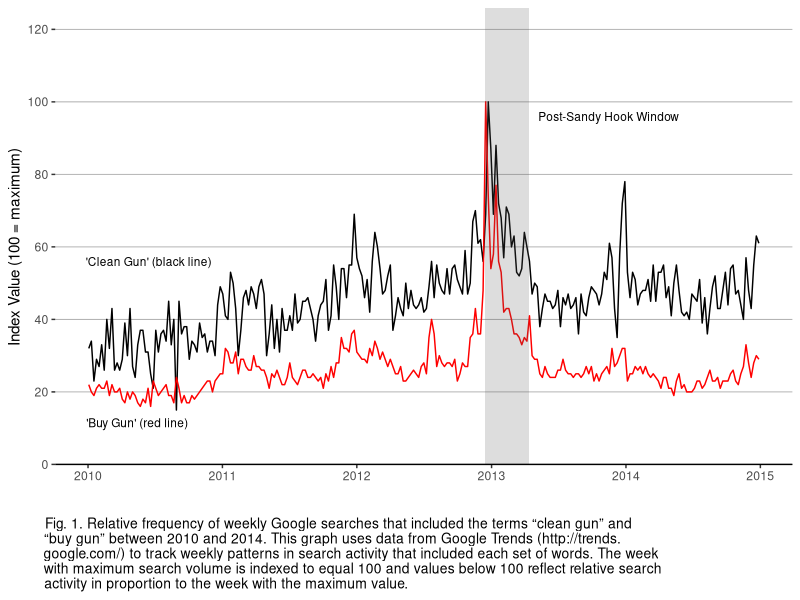

Here is the R script that generated this plot:
## ---- chunk 1
knitr::opts_chunk$set(echo = FALSE, warning = FALSE)

library(haven)
library(ggplot2)
library(dplyr)
library(readxl)
library(tidyverse)
## ---- chunk 2

# Setting message = FALSE because it is telling us about renaming the columns when we first load in the data, but we are going to be changing these names anyways.
# Setting warning = FALSE because a warning appears about the date format.
# Reading in the excel sheet.

google <- read_xlsx("dataverse_files/Google Trends data for Figure 1.xlsx", 
    col_types = c("date", "numeric", "numeric"))

# Removing two rows that are either empty or are just describing the data set.

google <- google[-c(1, 2),]

# Chnaging the column titles to the first row's information.

colnames(google) = google[1, ]
google = google[-1, ]

colnames(google)[1:3] <- c("week", "clean_gun", "buy_gun")

google$week <- as.Date(google$week , format = "%Y-%m-%d")
## ---- chunk 3
shift_axis <- function(p, y=0){
  g <- ggplotGrob(p)
  dummy <- data.frame(y=y)
  ax <- g[["grobs"]][g$layout$name == "axis-b"][[1]]
  p + annotation_custom(grid::grobTree(ax, vp = grid::viewport(y=1, height=sum(ax$height))), 
                        ymax=y, ymin=y) +
    geom_hline(aes(yintercept=y), data = dummy) +
    theme(axis.text.x = element_blank(), 
          axis.ticks.x=element_blank())

}
## ---- chunk 4
rects <- data.frame(xstart = as.POSIXct('2012-12-14'), xend = as.POSIXct('2013-04-14'))
## ---- chunk 5
plot <- google %>%
  ggplot(aes(x = week)) +
  geom_line(aes(y = clean_gun), color = "black") +
  geom_line(aes(y = buy_gun), color = "red") +
  annotate("rect", xmin = as.Date('2012-12-14'), xmax = as.Date('2013-04-14'), ymin = 0, ymax = Inf, alpha = 0.2) +
  scale_x_date(date_breaks = "1 year", date_minor_breaks = "1 month", date_labels = "%Y") +
  scale_y_continuous(breaks = c(0, 20, 40, 60, 80, 100, 120), limits = c(0, 120)) +
  labs(x = "", 
       y = "Index Value (100 = maximum)", 
       caption = " Fig. 1. Relative frequency of weekly Google searches that included the terms “clean gun” and \n “buy gun” between 2010 and 2014. This graph uses data from Google Trends (http://trends. \ngoogle.com/) to track weekly patterns in search activity that included each set of words. The week \nwith maximum search volume is indexed to equal 100 and values below 100 reflect relative search \n      activity in proportion to the week with the maximum value.") +
  theme(panel.grid.major.x = element_blank(),
        panel.grid.major.y = element_line( size=0.3, color = "darkgray"),
        panel.background = element_rect(fill= "white"),
        plot.caption = element_text(hjust = -0.1, size = 10)) +
  annotate(geom = "text", x = as.Date('2013-11-15'), y = 96, label = "Post-Sandy Hook Window", size = 3) +
  annotate(geom = "text", x = as.Date('2010-06-15'), y = 56, label = "'Clean Gun' (black line)", size = 3) +
  annotate(geom = "text", x = as.Date('2010-05-15'), y = 11.5, label = "'Buy Gun' (red line)", size = 3)

shift_axis(plot, 0)
